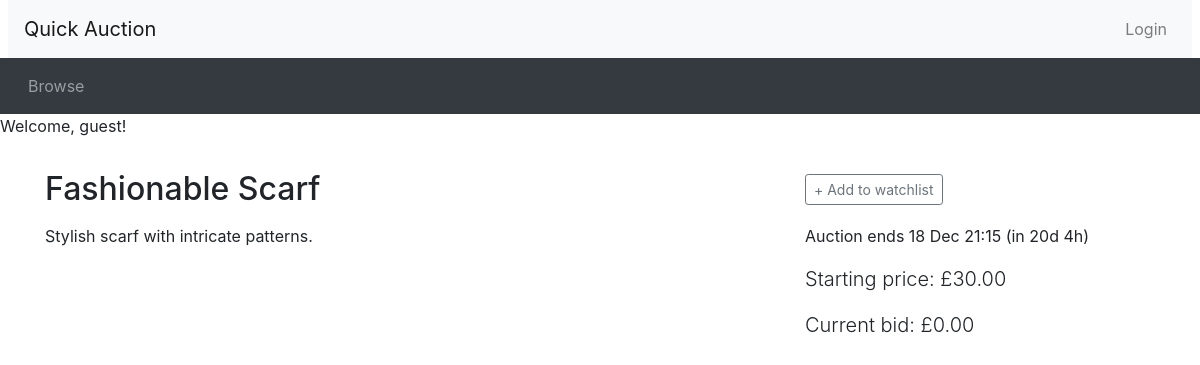
Page /listing.php?item_id=23 on the committed database.
### tables this page shows
CREATE TABLE `Auction` (
  `auction_ID` int(11) NOT NULL,
  `item_name` varchar(50) NOT NULL,
  `description` text,
  `category` varchar(50) DEFAULT NULL,
  `end_time` datetime NOT NULL,
  `starting_price` decimal(10,2) NOT NULL,
  `reserve_price` decimal(10,2) DEFAULT NULL,
  `user_ID` int(11) DEFAULT NULL
);

### utilities.php (called while the page is built, shortened)
<?php
function display_time_remaining($interval) {
    if ($interval->days == 0 && $interval->h == 0) {
      $time_remaining = $interval->format('%im %Ss');
    }
    else if ($interval->days == 0) {
      $time_remaining = $interval->format('%hh %im');
    }
    else {
      $time_remaining = $interval->format('%ad %hh');
    }
  return $time_remaining;
}
function count_bid($auctionid){
  include "db_connection.php";
  $sql = "SELECT COUNT(bid_ID) AS count FROM Bid WHERE auction_ID = $auctionid";
  $result = mysqli_query($conn, $sql);
  if(mysqli_num_rows($result) > 0) {
    if($row = mysqli_fetch_assoc($result)) {
      $count = $row["count"];
    }
  } else {
    echo "No results found in count_bid.";
  }
  return $count;
}
function current_price($auctionid){
  include "db_connection.php";
  $sql = "SELECT MAX(bid_price) AS currentPrice FROM Bid WHERE auction_ID = $auctionid";
  $result = mysqli_query($conn, $sql);
  if(mysqli_num_rows($result) > 0) {
    if($row = mysqli_fetch_assoc($result)) {
      $currentPrice = $row["currentPrice"];
    }
  } else {
    echo "No results found in current_price.";
  }
  return $currentPrice;
}
?>

### listing.php (the view, shortened to what this page needs)
<?php include_once("header.php")?>
<?php require("utilities.php")?>
<?php include "db_connection.php";?>
<?php
  if (isset($_SESSION['loggedin']) && $_SESSION['loggedin'] === true) {
      echo "<p>Welcome, " . htmlspecialchars($_SESSION['username']) . "!</p>";
  } else {
      echo "<p>Welcome, guest!</p>";
  }
?>
<?php
  $item_id = $_GET['item_id'];
  $sql = "SELECT * FROM auction WHERE auction_ID = '$item_id'";
  $result_auction = mysqli_query($conn,$sql);
  $row_auction = mysqli_fetch_assoc($result_auction);
  $title = $row_auction["item_name"];
  $description = $row_auction["description"];
  $current_price = current_price($item_id);
  $end_time = new DateTime($row_auction["end_time"]);
  $starting_price = $row_auction["starting_price"];
  $now = new DateTime();
  if ($now < $end_time) {
    $time_to_end = date_diff($now, $end_time);
    $time_remaining = ' (in ' . display_time_remaining($time_to_end) . ')';
  }
  $result =  mysqli_query($conn, $sql);
  if(mysqli_num_rows($result)>0){
    $watching = false;
  }else{
    $watching = true;
  }
  $has_session = true;
?>
<div class="container">
<div class="row">
  <div class="col-sm-8">
    <h2 class="my-3"><?php echo($title); ?></h2>
  </div>
  <div class="col-sm-4 align-self-center">
<?php
  if ($now < $end_time):
?>
    <div id="watch_nowatch" <?php if ($has_session && $watching) echo('style="display: none"');?> >
      <button type="button" class="btn btn-outline-secondary btn-sm" onclick="addToWatchlist()">+ Add to watchlist</button>
    </div>
<?php endif  ?>
  </div>
</div>
<div class="row">
  <div class="col-sm-8">
    <div class="itemDescription">
    <?php echo($description); ?>
    </div>
  </div>
  <div class="col-sm-4">
    <p>
<?php if ($now > $end_time): ?>
     This auction ended <?php echo(date_format($end_time, 'j M H:i')) ?>
<?php else: ?>
     Auction ends <?php echo(date_format($end_time, 'j M H:i') . $time_remaining) ?></p>
    <p class="lead">Starting price: £<?php echo(number_format($starting_price, 2)) ?></p>
    <p class="lead">Current bid: £<?php echo(number_format($current_price, 2)) ?></p>
<?php endif ?>
  </div>
</div>
<?php include_once("footer.php")?>

### rows in the picture
auction: item_name "Fashionable Scarf", description "Stylish scarf with intricate patterns.", end_time "18 Dec 21:15", end_time "(in 20d 4h)", starting_price "30.00"

### other values in the picture
$current_price "0.00"
